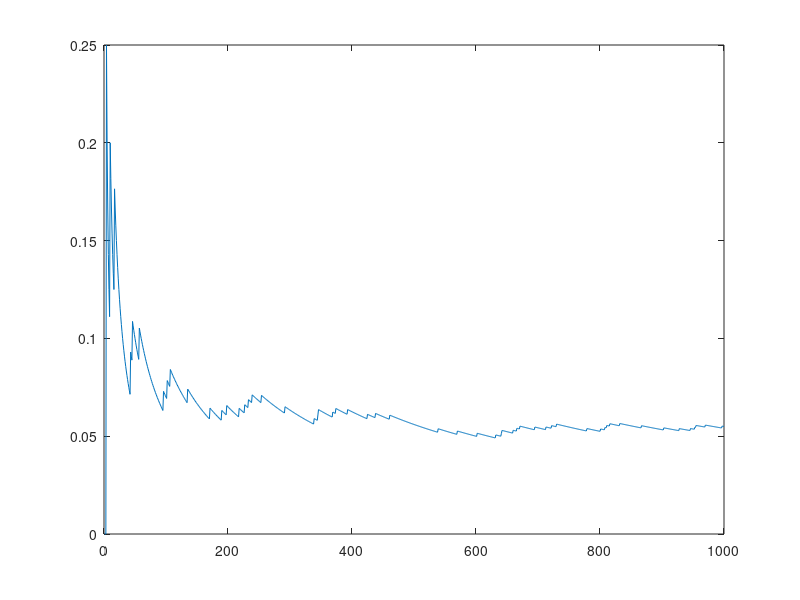

Here is the MATLAB script that generated this plot:
maxNum=zeros(1000,1);
n=1:length(maxNum);
n=n';
productoria=zeros(1000,1);

for m = 1:1000
    prod=1.0;
    i=0;
    x=rand();
    while (prod*x)>=exp(-3)
        i=i+1;
        prod=prod*x;
        x=rand();
    end
    productoria(m)=prod;
    maxNum(m)=i;
end

E_N=cumsum(maxNum)./n;
P_0=cumsum(maxNum==0)./n;
P_1=cumsum(maxNum==1)./n;
P_2=cumsum(maxNum==2)./n;
P_3=cumsum(maxNum==3)./n;
P_4=cumsum(maxNum==4)./n;
P_5=cumsum(maxNum==5)./n;
P_6=cumsum(maxNum==6)./n;
disp('-----------------------');
disp('4.1 Determinar E[N]:');
fprintf('E[N]= %f \n',E_N(length(E_N)));
plot(n,E_N);
disp('-----------------------');
disp('4.2 Determinar P[N] para i = 0,1, ..., 6:');
fprintf('P[0]= %f \n',P_0(length(P_0)));
plot(n,P_0);
fprintf('P[1]= %f \n',P_1(length(P_1)));
plot(n,P_1);
fprintf('P[2]= %f \n',P_2(length(P_2)));
plot(n,P_2);
fprintf('P[3]= %f \n',P_3(length(P_3)));
plot(n,P_3);
fprintf('P[4]= %f \n',P_4(length(P_4)));
plot(n,P_4);
fprintf('P[5]= %f \n',P_5(length(P_5)));
plot(n,P_5);
fprintf('P[6]= %f \n',P_6(length(P_6)));
plot(n,P_6);
disp('-----------------------');
